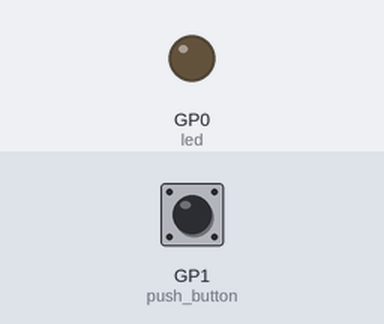
Simulated run of this program. Board: Raspberry Pi Pico running MicroPython. Parts: output pins drawn as LEDs (lit = HIGH). The inputs (shaded band) are chosen by the test bench; at power-on: GP1 (push_button) LOW. What the program prints to the serial console is not drawn.

Above: at 1.2 s.
1.3 s: GP1 (push_button) pulled HIGH for 0.15 s
At 1.37 s:
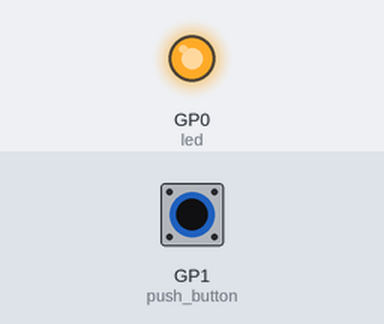
2.9 s: GP1 (push_button) pulled HIGH for 3.2 s
At 7.3 s:
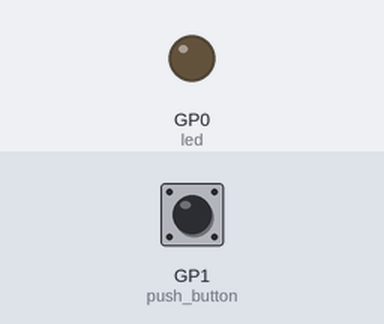
Timing chart, 0 to 8.8 s (numbered marks = the images above; inputs shaded):
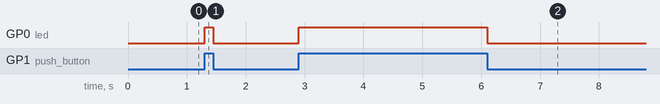

Measured:
- after the input at 1.3 s, GP0 (led): LOW → HIGH at once, → LOW 0.15 s later
- after the input at 2.9 s, GP0 (led): LOW → HIGH at once, → LOW 3.2 s later

The program:

sw.py
```python
from machine import Pin
from time import sleep

print('Microcontrollerslab.com')

led = Pin(0, Pin.OUT)    # 14 number in is Output
push_button = Pin(1, Pin.IN)  # 13 number pin is input

while True:

  logic_state = push_button.value()
  if logic_state == True:     # if push_button pressed
      led.value(1)             # led will turn ON
  else:                       # if push_button not pressed
      led.value(0)             # led will turn OFF
```
